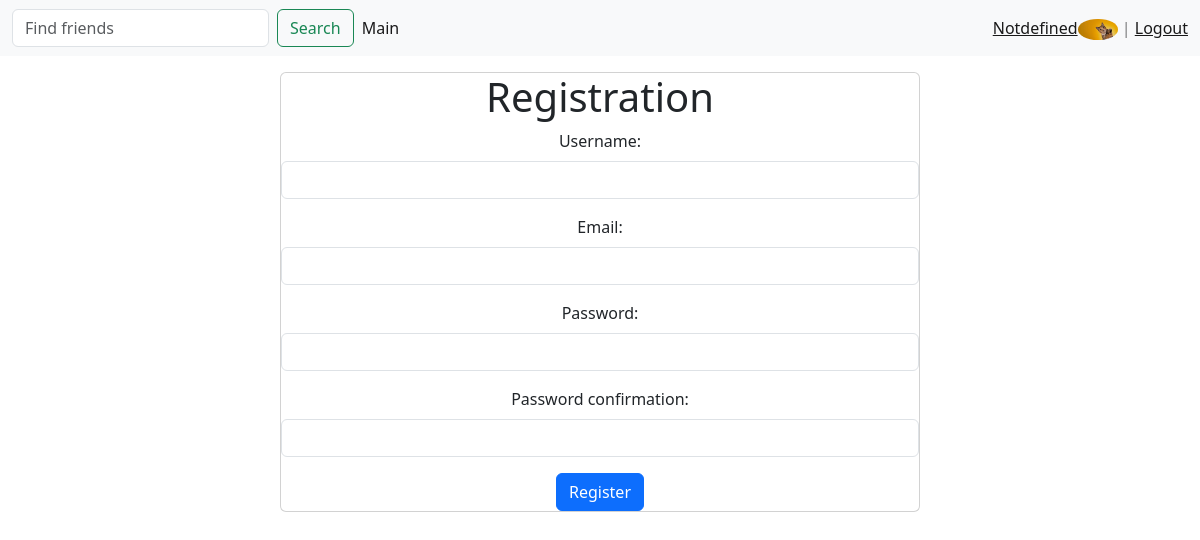
The page /register/ (signed in) on the database its author committed.
### main/models.py (models this page shows)
class Account(AbstractUser):
    username = models.SlugField(unique=True)
    bio = models.CharField(max_length=300, blank=True, null=True)
    address = models.CharField(max_length=300, blank=True, null=True)
    mobile = models.PositiveBigIntegerField(blank=True, null=True)
    photo = models.ImageField(upload_to='account_photo/%Y/%m/%d/', blank=True, default="account_photo/default.jpg")
    def get_absolute_url(self):
        return reverse("view_user", kwargs={"user_id": self.pk})

### main/views.py (the view)
# urls.py: path('register/', register, name="register"),
def register(request):
    if request.method == "POST":
        form = UserRegisterForm(request.POST)
        if form.is_valid():
            user = form.save()
            login(request, user)
            messages.success(request, "Successful registration")
            return redirect(user)
        else:
            messages.error(request, "Registry error")
    else:
        form = UserRegisterForm()
    return render(request, "main/register.html", {"form": form, "title": "Registration"})

### main/forms.py
class UserRegisterForm(UserCreationForm):
    username = forms.SlugField(label='Username',  widget=forms.TextInput(attrs={"class": "form-control"}))
    email = forms.EmailField(label='Email', widget=forms.EmailInput(attrs={"class": "form-control"}))
    password1 = forms.CharField(label='Password',  widget=forms.PasswordInput(attrs={"class": "form-control"}))
    password2 = forms.CharField(label='Password confirmation',  widget=forms.PasswordInput(attrs={"class": "form-control"}))
    class Meta:
        model = Account
        fields = ('username', 'email', 'password1', 'password2')

### main/templates/main/register.html (shortened to what this page needs)
{% extends 'base.html' %}
{% block content%}
<center>
    <div class="card" style="width: 40rem;">
        <h1>Registration</h1>
        <form method="post">
            {{form.as_p}}
            <button type="submit" class="btn btn-primary">
                Register
            </button>
        </form>
    </div>
</center>
{%endblock%}

### templates/inc/_nav.html
<nav class="navbar navbar-expand-lg navbar-light bg-light">
    <div class="container-fluid">
        <div class="collapse navbar-collapse" id="navbarSupportedContent">
            <form class="d-flex" action="{% url 'main'%}">
                <input class="form-control me-2" type="search" placeholder="Find friends" aria-label="Search"
                       name="search">
                <button class="btn btn-outline-success" type="submit">Search</button>
            </form>
            <ul class="navbar-nav me-auto mb-2 mb-lg-0">
                <li class="nav-item">
                    <a class="nav-link active" aria-current="page" href="{% url 'main'%}">Main</a>
                </li>
            </ul>
            <span class="navbar-text">
                {% if request.user.is_authenticated%}
                <a href="{{request.user.get_absolute_url}}">{{request.user.username}}</a><img
                    src="{{request.user.photo.url }}"
                    class="rounded-circle" width="40">  | <a
                    href="{% url 'logout'%}">Logout</a>
                {% else%}
                <a href="{% url 'register'%}">Register</a>|<a href="{% url 'login'%}">Login</a>
                {% endif %}
            </span>
        </div>
    </div>
</nav>

### rows shown on the page
Account: user.username "Notdefined", user.photo (picture)
